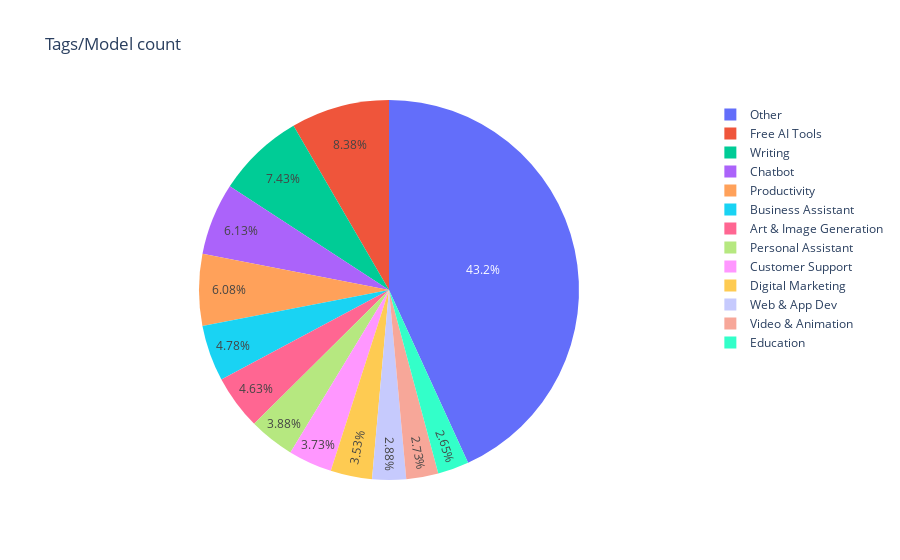

The notebook cell saved with this chart:
### Code cell
fig_pie = px.pie(prc_df_with_other, values= "Procent", names= "Tag_name", title="Tags/Model count")
fig_pie.show()

### Figure 1 — Plotly figure (JSON) as saved in the notebook; plotly's stock layout.template omitted (floating-point values rounded to 4 significant figures)
{"data": [{"domain": {"x": [0, 1], "y": [0, 1]}, "hovertemplate": "Tag_name=%{label}<br>Procent=%{value}<extra></extra>", "labels": ["Other", "Free AI Tools", "Writing", "Chatbot", "Productivity", "Business Assistant", "Art & Image Generation", "Personal Assistant", "Customer Support", "Digital Marketing", "Web & App Dev", "Video & Animation", "Education"], "legendgroup": "", "name": "", "showlegend": true, "type": "pie", "values": [1725, 335, 297, 245, 243, 191, 185, 155, 149, 141, 115, 109, 106]}], "layout": {"legend": {"tracegroupgap": 0}, "title": {"text": "Tags/Model count"}}}
